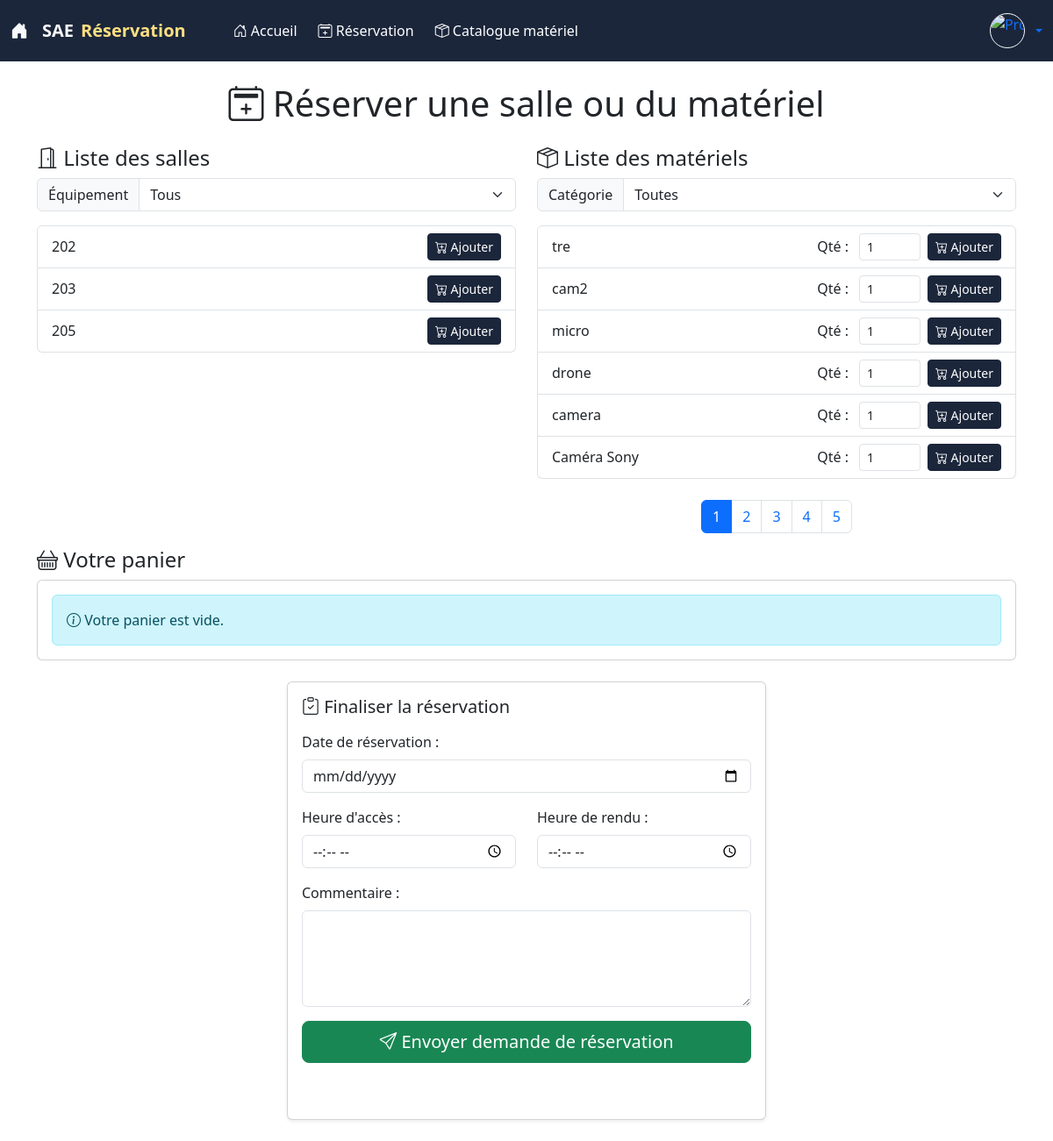
Screenshot of /php/reservation.php (signed in) with the database file from the repository.
### tables this page shows
CREATE TABLE IF NOT EXISTS `salle` (
  `id_salle` int NOT NULL AUTO_INCREMENT,
  `nom` varchar(45) DEFAULT NULL,
  `capacite` varchar(255) DEFAULT NULL,
  `equipement1` varchar(255) DEFAULT NULL,
  `equipement2` varchar(255) DEFAULT NULL,
  `equipement3` varchar(255) DEFAULT NULL,
  PRIMARY KEY (`id_salle`)
);

CREATE TABLE IF NOT EXISTS `materiel` (
  `id_materiel` int NOT NULL AUTO_INCREMENT,
  `ref_materiel` varchar(45) DEFAULT NULL,
  `nom` varchar(45) DEFAULT NULL,
  `date_achat` date DEFAULT NULL,
  `etat` varchar(20) DEFAULT NULL,
  `quantite` varchar(45) DEFAULT NULL,
  `descriptif` varchar(100) DEFAULT NULL,
  `image_url` varchar(255) NOT NULL,
  `categorie` varchar(255) NOT NULL,
  PRIMARY KEY (`id_materiel`)
);

### php/controle_reservation.php (called while the page is built, shortened)
<?php
include 'connexion_bdd.php';
include 'panier.php';
$parPage = 6;
$page = isset($_GET['page_materiel']) && is_numeric($_GET['page_materiel']) && $_GET['page_materiel'] > 0 ? (int)$_GET['page_materiel'] : 1;
$offset = ($page - 1) * $parPage;
$categorie = isset($_GET['categorie']) && $_GET['categorie'] !== '' ? $_GET['categorie'] : null;
if ($categorie) {
    $countStmt = $pdo->prepare("SELECT COUNT(*) FROM materiel WHERE categorie = :cat");
    $countStmt->execute(['cat' => $categorie]);
    $totalMateriel = $countStmt->fetchColumn();
    $stmt = $pdo->prepare("SELECT id_materiel AS id, nom FROM materiel WHERE categorie = :cat LIMIT :offset, :parpage");
    $stmt->bindValue(':cat', $categorie, PDO::PARAM_STR);
    $stmt->bindValue(':offset', $offset, PDO::PARAM_INT);
    $stmt->bindValue(':parpage', $parPage, PDO::PARAM_INT);
    $stmt->execute();
} else {
    $totalMateriel = $pdo->query("SELECT COUNT(*) FROM materiel")->fetchColumn();
    $stmt = $pdo->prepare("SELECT id_materiel AS id, nom FROM materiel LIMIT :offset, :parpage");
    $stmt->bindValue(':offset', $offset, PDO::PARAM_INT);
    $stmt->bindValue(':parpage', $parPage, PDO::PARAM_INT);
    $stmt->execute();
}
$nbPages = ceil($totalMateriel / $parPage);
$parPageSalle = 6;
$pageSalle = isset($_GET['page_salle']) && is_numeric($_GET['page_salle']) && $_GET['page_salle'] > 0 ? (int)$_GET['page_salle'] : 1;
$offsetSalle = ($pageSalle - 1) * $parPageSalle;
$equipement = isset($_GET['equipement']) && $_GET['equipement'] !== '' ? $_GET['equipement'] : null;
if ($equipement) {
    $countStmtSalle = $pdo->prepare("
        SELECT COUNT(*) FROM salle
        WHERE equipement1 = :eq OR equipement2 = :eq OR equipement3 = :eq
    ");
    $countStmtSalle->execute(['eq' => $equipement]);
    $totalSalle = $countStmtSalle->fetchColumn();
    $stmtSalle = $pdo->prepare("
        SELECT id_salle AS id, nom FROM salle
        WHERE equipement1 = :eq OR equipement2 = :eq OR equipement3 = :eq
        LIMIT :offset, :parpage
    ");
    $stmtSalle->bindValue(':eq', $equipement, PDO::PARAM_STR);
    $stmtSalle->bindValue(':offset', $offsetSalle, PDO::PARAM_INT);
    $stmtSalle->bindValue(':parpage', $parPageSalle, PDO::PARAM_INT);
    $stmtSalle->execute();
} else {
    $stmtSalle = $pdo->prepare("SELECT id_salle AS id, nom FROM salle LIMIT :offset, :parpage");
    $stmtSalle->bindValue(':offset', $offsetSalle, PDO::PARAM_INT);
    $stmtSalle->bindValue(':parpage', $parPageSalle, PDO::PARAM_INT);
    $stmtSalle->execute();
}

### php/reservation.php (the view, shortened to what this page needs)
<?php
require_once 'controle_reservation.php';
?>
<!DOCTYPE html>
<html lang="fr">
<head>
    <link href="https://cdn.jsdelivr.net/npm/bootstrap@5.3.3/dist/css/bootstrap.min.css" rel="stylesheet">
    <link rel="stylesheet" href="https://cdn.jsdelivr.net/npm/bootstrap-icons@1.11.3/font/bootstrap-icons.css">
    <link rel="stylesheet" href="../css/navbar.css">
</head>
<body>
    <nav class="navbar navbar-expand-lg" style="background-color: #1B263B;">
        <div class="container-fluid">
            <a class="navbar-brand text-light d-flex align-items-center gap-2" href="index.php" style="font-weight:bold;">
                <i class="bi bi-house-door-fill me-2"></i>SAE
                <span style="color:#ffe082;">Réservation</span>
            </a>
            <div class="collapse navbar-collapse" id="mainNavbar">
                <ul class="navbar-nav mb-2 mb-lg-0 gap-lg-2" style="margin-left: 30px;">
                    <li class="nav-item">
                    <a class="nav-link" href="index.php" style="color:#fff;"><i class="bi bi-house-door"></i> Accueil</a>
                    </li>
                    <li class="nav-item">
                        <a class="nav-link" href="reservation.php" style="color:#fff;"><i class="bi bi-calendar2-plus"></i> Réservation</a>
                    </li>
                    <li class="nav-item">
                        <a class="nav-link" href="catalogue_materiel.php" style="color:#fff;"><i class="bi bi-box-seam"></i> Catalogue matériel</a>
                    </li>
                </ul>
                <div class="ms-auto d-flex align-items-center">
                    <div class="dropdown">
                        <a href="#" class="d-flex align-items-center text-decoration-none dropdown-toggle" id="dropdownUser" data-bs-toggle="dropdown" aria-expanded="false">
                            <img src="img/profil.png" alt="Profil" width="40" height="40" class="rounded-circle border border-light me-2">
                        </a>
                    </div>
                </div>
            </div>
        </div>
    </nav>
    <div class="container mt-4">
        <h1 class="mb-4 text-center"><i class="bi bi-calendar2-plus"></i> Réserver une salle ou du matériel</h1>
        <div class="row">
            <div class="col-md-6">
                <h2 class="h4"><i class="bi bi-door-open"></i> Liste des salles</h2>
                <form method="get" class="mb-3">
                    <div class="input-group">
                        <label class="input-group-text" for="equipement">Équipement</label>
                        <select name="equipement" id="equipement" class="form-select" onchange="this.form.submit()">
                            <option value="">Tous</option>
                        </select>
                    </div>
                </form>
                <ul class="list-group mb-4">
                    <?php
                    while ($row = $stmtSalle->fetch(PDO::FETCH_ASSOC)) {
                        echo "<li class='list-group-item d-flex justify-content-between align-items-center'>{$row['nom']}
                                <form method='post' class='d-inline'>
                                    <input type='hidden' name='item_id' value='{$row['id']}'>
                                    <input type='hidden' name='item_type' value='salle'>
                                    <button type='submit' name='add_panier' class='btn btn-primary btn-sm'>
                                        <i class='bi bi-cart-plus'></i> Ajouter
                                    </button>
                                </form>
                            </li>";
                    }
                    ?>
                </ul>
            </div>
            <div class="col-md-6">
                <h2 class="h4"><i class="bi bi-box-seam"></i> Liste des matériels</h2>
                <form method="get" class="mb-3">
                    <div class="input-group">
                        <label class="input-group-text" for="categorie">Catégorie</label>
                        <select name="categorie" id="categorie" class="form-select" onchange="this.form.submit()">
                            <option value="">Toutes</option>
                        </select>
                    </div>
                </form>
                <ul class="list-group mb-4">
                    <?php
                    while ($row = $stmt->fetch(PDO::FETCH_ASSOC)) {
                        echo "<li class='list-group-item d-flex justify-content-between align-items-center'>{$row['nom']}
                                <form method='post' class='d-flex align-items-center gap-2'>
                                    <input type='hidden' name='item_id' value='{$row['id']}'>
                                    <input type='hidden' name='item_type' value='materiel'>
                                    <label for='quantite_{$row['id']}' class='mb-0 me-1'>Qté :</label>
                                    <input type='number' id='quantite_{$row['id']}' name='quantite' min='1' value='1' required class='form-control form-control-sm' style='width:70px;'>
                                    <button type='submit' name='add_panier' class='btn btn-primary btn-sm'>
                                        <i class='bi bi-cart-plus'></i> Ajouter
                                    </button>
                                </form>
                            </li>";
                    }
                    ?>
                </ul>
                <?php if ($nbPages > 1): ?>
                <nav aria-label="Pagination matériel">
                    <ul class="pagination justify-content-center">
                        <?php
                        $params = $_GET;
                        for ($i = 1; $i <= $nbPages; $i++):
                            $params['page_materiel'] = $i;
                            $link = '?' . http_build_query($params);
                        ?>
                            <li class="page-item<?= $i == $page ? ' active' : '' ?>">
                                <a class="page-link" href="<?= $link ?>"><?= $i ?></a>
                            </li>
                        <?php endfor; ?>
                    </ul>
                </nav>
                <?php endif; ?>
            </div>
        </div>
        <div class="row mb-4">
            <div class="col-12">
                <h2 class="h4"><i class="bi bi-basket"></i> Votre panier</h2>
                <div class="card p-3">
                </div>
            </div>
        </div>
        <div class="row justify-content-center">
            <div class="col-md-8 col-lg-6">
                <div class="card shadow-sm">
                    <div class="card-body">
                        <h2 class="h5 mb-3"><i class="bi bi-clipboard-check"></i> Finaliser la réservation</h2>
                        <form method="post" action="traitement_reservation.php">
                            <div class="mb-3">
                                <label for="date_emprunt" class="form-label">Date de réservation :</label>
                                <input type="date" id="date_emprunt" name="date_emprunt" class="form-control" required>
                            </div>
                            <div class="row mb-3">
                                <div class="col-md-6">
                                    <label for="heure_acces" class="form-label">Heure d'accès :</label>
                                    <input type="time" id="heure_acces" name="heure_acces" class="form-control" required>
                                </div>
                                <div class="col-md-6">
                                    <label for="heure_rendu" class="form-label">Heure de rendu :</label>
                                    <input type="time" id="heure_rendu" name="heure_rendu" class="form-control" required>
                                </div>
                            </div>
                            <div class="mb-3">
                                <label for="commentaire" class="form-label">Commentaire :</label>
                                <textarea id="commentaire" name="commentaire" rows="4" class="form-control"></textarea>
                            </div>
                            <div class="d-grid">
                                <button type="submit" name="save_panier" class="btn btn-success btn-lg">
                                    <i class="bi bi-send"></i> Envoyer demande de réservation
                                </button>
                            </div>
                        </form>
                    </div>
                </div>
            </div>
        </div>
    </div>
    <br>
</body>
</html>

### css/navbar.css (style rules this page uses)
.navbar { min-height: 70px; padding-top: 0.7rem; padding-bottom: 0.7rem; }
.navbar .nav-link { color: #fff !important; transition: background 0.2s, color 0.2s; border-radius: 0.4rem; }
.btn-primary { background-color: #1B263B !important; border-color: #1B263B !important; }

### rows the page displays
salle: nom "202"
salle: nom "203"
salle: nom "205"
materiel: nom "tre"
materiel: nom "cam2"
materiel: nom "micro"
materiel: nom "drone"
materiel: nom "camera"
materiel: nom "Caméra Sony"
